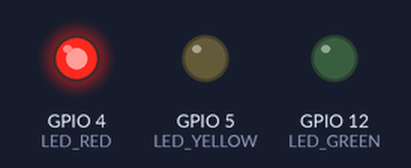
Simulated run of this sketch. Board: ESP32. Parts: output pins drawn as LEDs (lit = HIGH).

Above: at 0.5 s.
At 1.5 s:
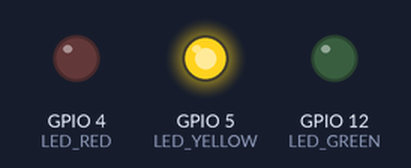
At 5.5 s:
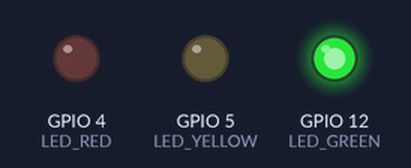
Timing chart, 0 to 6.9 s (numbered marks = the images above):
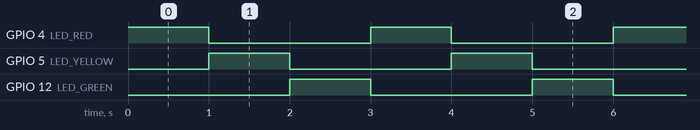

Measured:
- by itself, GPIO 4 (LED_RED), GPIO 5 (LED_YELLOW), GPIO 12 (LED_GREEN): alternates HIGH for 1.0 s and LOW for 2.0 s
- by itself, everything shown: repeats every 3.0 s, in 3 steps

The sketch:

ESP32_LED.ino
```cpp
#define LED_RED 4
#define LED_YELLOW 5
#define LED_GREEN 12

void setup() {
  pinMode(LED_RED, OUTPUT);
  pinMode(LED_YELLOW, OUTPUT);
  pinMode(LED_GREEN, OUTPUT);
}

void loop() {
  digitalWrite(LED_RED,HIGH);
  digitalWrite(LED_YELLOW,LOW);
  digitalWrite(LED_GREEN,LOW);
  delay(1000);
  digitalWrite(LED_RED,LOW);
  digitalWrite(LED_YELLOW,HIGH);
  digitalWrite(LED_GREEN,LOW);
  delay(1000);
  digitalWrite(LED_RED,LOW);
  digitalWrite(LED_YELLOW,LOW);
  digitalWrite(LED_GREEN,HIGH);
  delay(1000);
}
```
